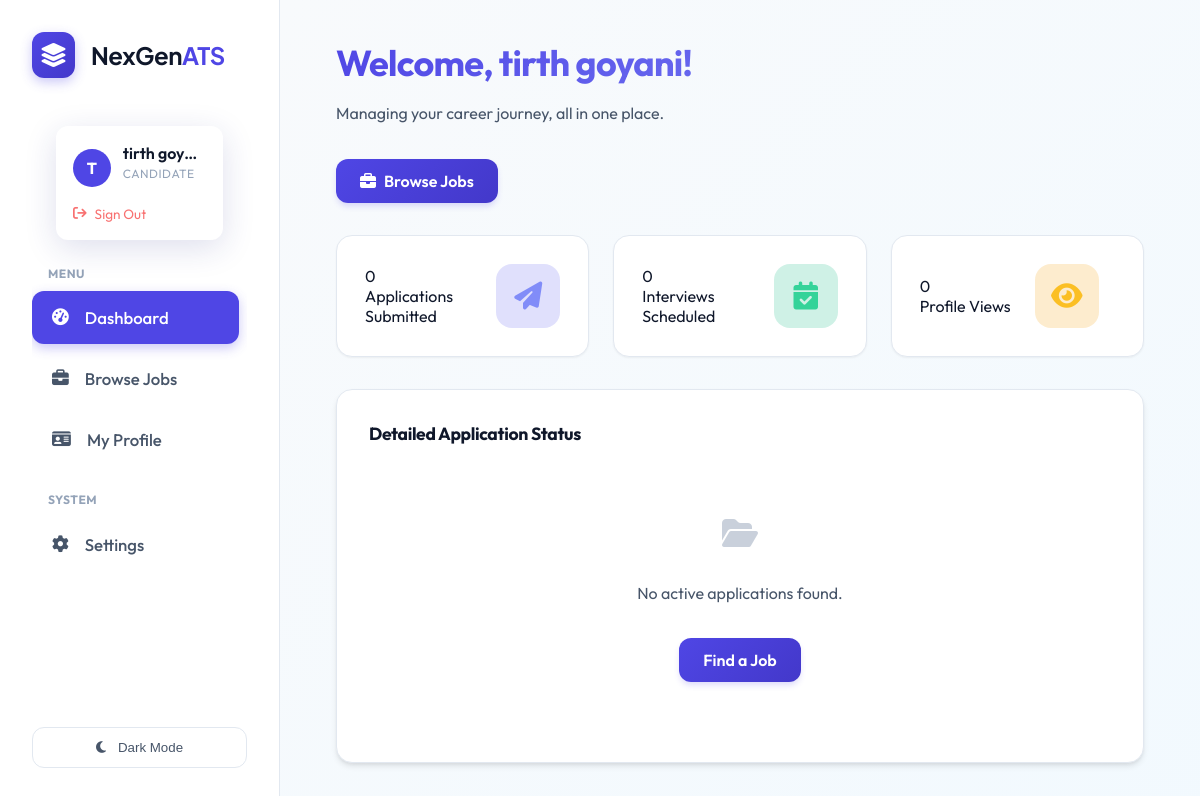
The page / (signed in) on the database its author committed.
### tables this page shows
CREATE TABLE users (
                    id INTEGER PRIMARY KEY AUTOINCREMENT,
                    name TEXT NOT NULL,
                    email TEXT UNIQUE NOT NULL,
                    password_hash TEXT NOT NULL,
                    role TEXT DEFAULT 'candidate', -- recruiter, candidate, admin
                    created_at TIMESTAMP DEFAULT CURRENT_TIMESTAMP
                , resume_path TEXT, skills TEXT, experience TEXT, education TEXT, profile_summary TEXT, full_text TEXT);

### routes/core.py (the view, shortened to what this page needs)
@bp.route('/')
@login_required # Require login for the main dashboard for now
def dashboard():
    if current_user.role == 'candidate':
        conn = database.get_db_connection()
        applications = conn.execute('''
            SELECT c.*, j.title as job_title, j.status as job_status
            FROM candidates c
            JOIN jobs j ON c.job_id = j.id
            WHERE c.user_id = ?
            ORDER BY c.created_at DESC
        ''', (current_user.id,)).fetchall()
        conn.close()
        return render_template('candidate_dashboard.html', applications=applications)

### app.py (called while the page is built)
@login_manager.user_loader
def load_user(user_id):
    return User.get(user_id)

### database.py (called while the page is built)
def get_db_connection():
    db_url = os.getenv('DATABASE_URL')
    if db_url:
        import psycopg2
        from psycopg2.extras import RealDictCursor
        conn = psycopg2.connect(db_url, cursor_factory=RealDictCursor)
        return conn
    else:
        conn = sqlite3.connect(DB_NAME)
        conn.row_factory = sqlite3.Row
        return conn

    @staticmethod
    def get(user_id):
        conn = get_db_connection()
        user = conn.execute('SELECT * FROM users WHERE id = ?', (user_id,)).fetchone()
        conn.close()
        if not user: return None
        return User(user['id'], user['name'], user['email'], user['role'], user['password_hash'],
                   user['resume_path'], user['skills'], user['experience'], user['education'], user['profile_summary'])

### templates/candidate_dashboard.html
{% extends 'layout.html' %}
{% block content %}
<div class="dashboard-header" style="margin-bottom: 2rem;">
    <h1
        style="background: linear-gradient(135deg, var(--primary) 0%, #818cf8 100%); -webkit-background-clip: text; -webkit-text-fill-color: transparent; margin-bottom: 0.5rem;">
        Welcome, {{ current_user.name }}!
    </h1>
    <p style="color: var(--text-secondary);">Managing your career journey, all in one place.</p>
</div>
<div style="margin-bottom: 2rem;">
    <a href="/jobs" class="btn-primary">
        <i class="fa-solid fa-briefcase"></i> Browse Jobs
    </a>
</div>
<div class="grid-container">
    <div style="grid-column: span 3; display: grid; grid-template-columns: repeat(3, 1fr); gap: 1.5rem;">
        <div class="glass-card stat-card">
            <div>
                <div class="metric-value">0</div>
                <div class="metric-label">Applications Submitted</div>
            </div>
            <div class="icon-box" style="background: rgba(99, 102, 241, 0.2); color: #818cf8;">
                <i class="fa-solid fa-paper-plane"></i>
            </div>
        </div>
        <div class="glass-card stat-card">
            <div>
                <div class="metric-value">0</div>
                <div class="metric-label">Interviews Scheduled</div>
            </div>
            <div class="icon-box" style="background: rgba(16, 185, 129, 0.2); color: #34d399;">
                <i class="fa-solid fa-calendar-check"></i>
            </div>
        </div>
        <div class="glass-card stat-card">
            <div>
                <div class="metric-value">0</div>
                <div class="metric-label">Profile Views</div>
            </div>
            <div class="icon-box" style="background: rgba(245, 158, 11, 0.2); color: #fbbf24;">
                <i class="fa-solid fa-eye"></i>
            </div>
        </div>
    </div>
    <div style="grid-column: span 3;">
        <div class="glass-card">
            <h3 style="margin-bottom: 1.5rem; font-size: 1.1rem; color: var(--text-primary);">Detailed Application
                Status</h3>
            {% if applications %}
            <div class="table-container"
                style="margin-top: 0; box-shadow: none; border: none; background: transparent;">
                <table style="width: 100%; border-collapse: collapse; color: var(--text-muted); font-size: 0.9rem;">
                    <thead>
                        <tr style="border-bottom: 1px solid rgba(255,255,255,0.1); text-align: left;">
                            <th style="padding: 1rem;">Job Role</th>
                            <th style="padding: 1rem;">Status</th>
                            <th style="padding: 1rem;">Applied Date</th>
                            <th style="padding: 1rem;">Match Score</th>
                            <th style="padding: 1rem;">Actions</th>
                        </tr>
                    </thead>
                    <tbody>
                        {% for app in applications %}
                        <tr style="border-bottom: 1px solid rgba(255,255,255,0.05);">
                            <td style="padding: 1rem; color: var(--text-primary); font-weight: 500;">
                                {{ app.job_title }}
                            </td>
                            <td style="padding: 1rem;">
                                {% set status_color = 'rgba(168, 85, 247, 0.1)' if app.status == 'Interview' else
                                'rgba(16, 185, 129, 0.1)' if app.status == 'Offer' else 'rgba(0, 0, 0, 0.05)' %}
                                {% set text_color = '#a855f7' if app.status == 'Interview' else '#10b981' if app.status
                                == 'Offer' else 'var(--text-secondary)' %}
                                <span
                                    style="background: {{ status_color }}; color: {{ text_color }}; padding: 0.25rem 0.75rem; border-radius: 999px; font-size: 0.75rem; border: 1px solid {{ status_color }}; font-weight: 600; text-transform: uppercase;">
                                    {{ app.status if app.status else 'Applied' }}
                                </span>
                            </td>
                            <td style="padding: 1rem;">
                                {{ app.created_at[:10] }}
                            </td>
                            <td style="padding: 1rem;">
                                <span
                                    style="color: {{ '#34d399' if app.total_score > 70 else '#facc15' if app.total_score > 40 else '#f87171' }}; font-weight: 600;">
                                    {{ app.total_score|round(1) }}%
                                </span>
                            </td>
                            <td style="padding: 1rem;">
                                <button class="btn-primary" onclick="viewCandidate({{ app.id }})"
                                    style="font-size: 0.8rem; padding: 0.4rem 0.8rem;">
                                    View Analysis
                                </button>
                            </td>
                        </tr>
                        {% endfor %}
                    </tbody>
                </table>
            </div>
            {% else %}
            <div style="text-align: center; padding: 3rem 0; color: var(--text-muted);">
                <i class="fa-solid fa-folder-open" style="font-size: 2rem; margin-bottom: 1rem; opacity: 0.5;"></i>
                <p>No active applications found.</p>
                <a href="{{ url_for('core.job_board') }}" class="btn-primary"
                    style="margin-top: 1rem; display: inline-flex;">Find a Job</a>
            </div>
            {% endif %}
        </div>
    </div>
</div>
{% endblock %}

### templates/layout.html (shortened to what this page needs)
<!DOCTYPE html>
<html lang="en">
<head>
    <link rel="stylesheet" href="https://cdnjs.cloudflare.com/ajax/libs/font-awesome/6.4.0/css/all.min.css">
    <link rel="stylesheet" href="/static/style.css">
</head>
<body>
    <div class="app-container">
        <aside class="sidebar">
            <div class="brand">
                <div class="brand-logo-container"
                    style="background: linear-gradient(135deg, var(--primary), var(--primary-hover)); padding: 8px; border-radius: 12px; box-shadow: 0 4px 12px rgba(79, 70, 229, 0.3);">
                    <i class="fa-solid fa-layer-group" style="color: white; font-size: 1.5rem;"></i>
                </div>
                <span style="font-family: 'Plus Jakarta Sans', sans-serif; letter-spacing: -0.5px;">NexGen<span
                        style="color: var(--primary);">ATS</span></span>
            </div>
            <div class="user-profile-widget">
                {% if current_user.is_authenticated %}
                <div class="user-card glass-effect"
                    style="border: 1px solid rgba(255,255,255,0.1); background: rgba(255,255,255,0.03);">
                    <div style="display: flex; align-items: center; gap: 0.75rem; margin-bottom: 0.75rem;">
                        <div
                            style="width: 38px; height: 38px; background: var(--primary); border-radius: 50%; display: flex; align-items: center; justify-content: center; color: white; font-weight: 700;">
                            {{ current_user.name[0] | upper }}
                        </div>
                        <div style="overflow: hidden;">
                            <div class="user-card-name"
                                style="white-space: nowrap; overflow: hidden; text-overflow: ellipsis;">{{
                                current_user.name }}</div>
                            <div class="user-card-role">{{ current_user.role }}</div>
                        </div>
                    </div>
                    <form action="{{ url_for('auth.logout') }}" method="GET">
                        <button type="submit" class="user-card-logout"
                            style="background: none; border: none; cursor: pointer; padding: 0; width: auto; font-family: inherit;">
                            <i class="fa-solid fa-arrow-right-from-bracket"></i> Sign Out
                        </button>
                    </form>
                </div>
                {% endif %}
            </div>
            <nav style="flex: 1; overflow-y: auto; padding-right: 0.5rem;">
                <p
                    style="font-size: 0.75rem; text-transform: uppercase; color: var(--text-muted); font-weight: 700; margin: 0 0 0.5rem 1rem; letter-spacing: 0.5px;">
                    Menu</p>
                <a href="/" class="nav-item {% if request.path == '/' %}active{% endif %}">
                    <i class="fa-solid fa-gauge-high"></i>
                    <span>Dashboard</span>
                </a>
                {% if current_user.is_authenticated and current_user.role == 'candidate' %}
                <a href="/jobs" class="nav-item {% if request.path == '/jobs' %}active{% endif %}">
                    <i class="fa-solid fa-briefcase"></i>
                    <span>Browse Jobs</span>
                </a>
                <a href="/profile" class="nav-item {% if request.path == '/profile' %}active{% endif %}">
                    <i class="fa-solid fa-id-card"></i>
                    <span>My Profile</span>
                </a>
                {% endif %}
                <p
                    style="font-size: 0.75rem; text-transform: uppercase; color: var(--text-muted); font-weight: 700; margin: 1.5rem 0 0.5rem 1rem; letter-spacing: 0.5px;">
                    System</p>
                <a href="/settings" class="nav-item {% if request.path == '/settings' %}active{% endif %}">
                    <i class="fa-solid fa-gear"></i>
                    <span>Settings</span>
                </a>
            </nav>
            <button id="theme-toggle" class="theme-toggle-btn">
                <i class="fa-solid fa-moon"></i>
                <span>Switch Theme</span>
            </button>
        </aside>
        <main class="main-content">
            {% block content %}{% endblock %}
        </main>
    </div>
</body>
</html>

### rows shown on the page
users: name "T", name "tirth goyani", role "CANDIDATE"
